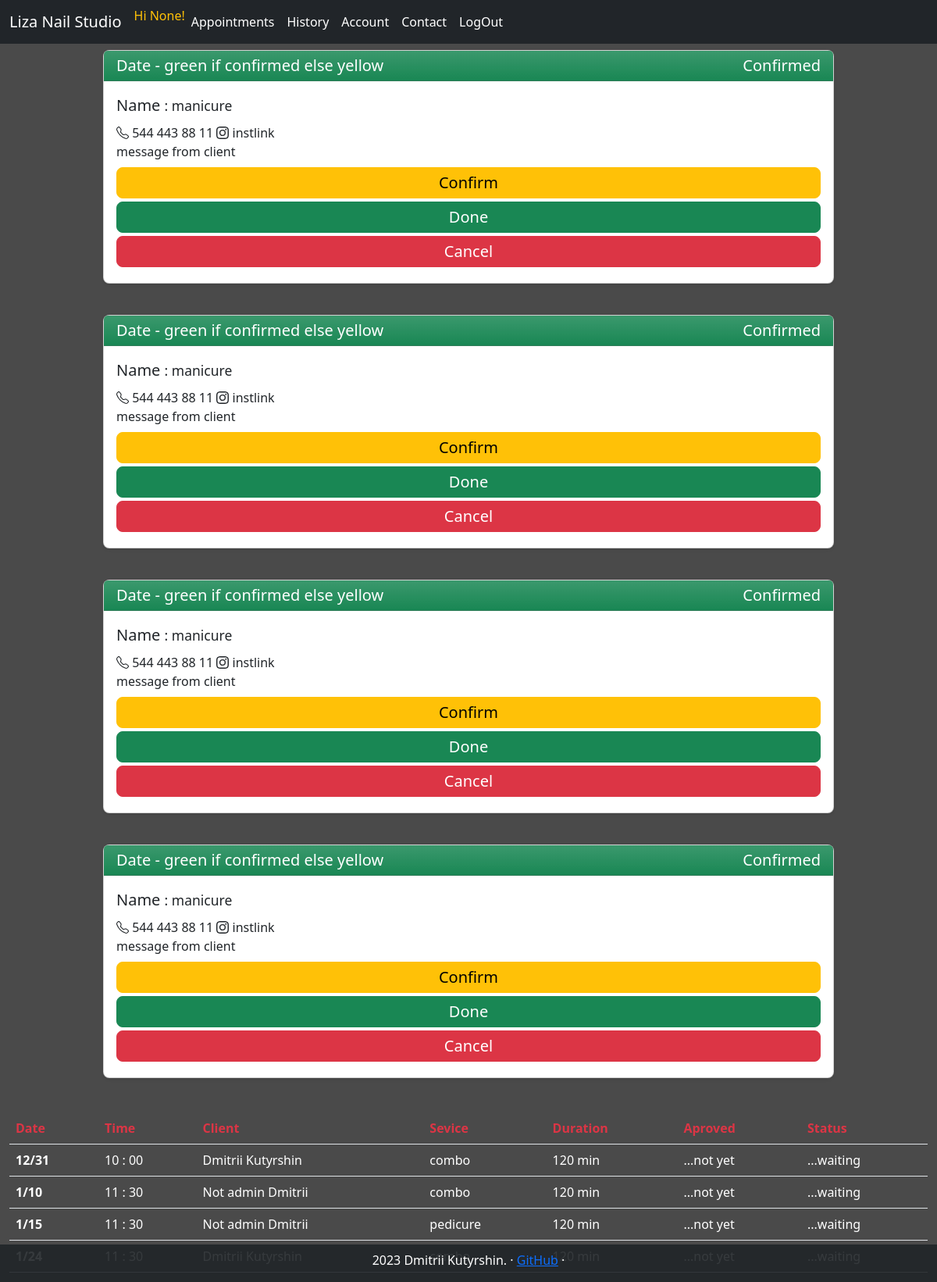
The page /all_appointments/ (signed in) on the database its author committed.
### tables this page shows
CREATE TABLE users (id INTEGER PRIMARY KEY, is_admin INT, is_clerck INT ,  name TEXT, email TEXT, lang TEXT, instagram TEXT, tel TEXT, is_subscribed_promo INT, avatar TEXT);

### studio_app/webapp.py (the view)
@app.route("/all_appointments/", methods=["GET", "POST"])
@login_required
@admin_only
def _all_appointments():
    return all_appointments.all_appointments()

### studio_app/helpers.py (called while the page is built)
def admin_only(f):
    @wraps(f)
    def decorated_function(*args, **kwargs):
        if session.get("is_admin")==0:
            return redirect("/")
        return f(*args, **kwargs)
    return decorated_function

def login_required(f):
    @wraps(f)
    def decorated_function(*args, **kwargs):
        if session.get("user_id") is None:
            return redirect("/signin")
        return f(*args, **kwargs)
    return decorated_function

### studio_app/webapp.py (called while the page is built)
@app.context_processor
def inject_navbar_items():
    return dict(navbar_menu=navbar_items)

@app.context_processor
def inject_navbar_items_not_loged_in():
    return dict(navbar_menu_not_loged_in=navbar_items_not_loged_in)

@app.context_processor
def inject_navbar_items_admin():
    return dict(navbar_items_admin=navbar_items_admin)

### studio_app/templates/all_appointments.html (shortened to what this page needs)
{% extends "layout.html" %}
{% block content %}
{% for appointment in user_appoint %}
<div class="container py-2 bg-transparent">
<div class="card mb-4 rounded-3 shadow-sm">
    <div class="card-header py-1 bg-success bg-gradient" >
      <div class="fs-5 fw-normal row"><div class="col">Date - green if confirmed else yellow</div><div class="col text-end">Confirmed</div></div>
    </div>
    <div class="card-body">
      <div class="card-title pricing-card-title text-dark fs-5 fw-normal ">Name <small class="text-dark fw-light">: manicure</small></div>
      <div class="text-dark fw-normal">
        <span>
          544 443 88 11
        </span>
           instlink
              </div>
      <div class="mb-2 text-dark fw-normal">
        message from client
      </div>
      <button type="button" class="w-100 btn btn-lg btn-warning py-1 mb-1" data-toggle="modal" data-target="#confirmModal" data-booking_id="123" data-id="123" data-date="{{get_this_date}}" data-service="{{service}}" data-client="{{client}}">Confirm</button>
      <button type="button" class="w-100 btn btn-lg btn-success py-1 mb-1" data-toggle="modal" data-target="#doneModal" data-booking_id="123" data-id="123" data-date="{{get_this_date}}" data-service="{{service}}" data-client="{{client}}">Done</button>
      <button type="button" class="w-100 btn btn-lg btn-danger py-1 mb-1" data-toggle="modal" data-target="#cancelModal" data-booking_id="123" data-id="123" data-date="{{get_this_date}}" data-service="{{service}}" data-client="{{client}}">Cancel</button>
    </div>
  </div>
</div>
{% endfor %}
<table class="table">
    <thead>
      <tr class="text-danger">
        <th scope="col">Date</th>
        <th scope="col">Time</th>
        <th scope="col">Client</th>
        <th scope="col">Sevice</th>
        <th scope="col">Duration</th>
        <th scope="col">Aproved</th>
        <th scope="col">Status</th>
      </tr>
    </thead>
    <tbody class="text-white">
        {% for appointment in user_appoint %}
        <tr class="my-table-hover">
            <th scope="row">{{appointment[9]}}/{{appointment[10]}}</th>
            <td>{{appointment[11]}} :
                {% if appointment[12] == 0 %}
                00
                {% else %}
                {{appointment[12]}}
                {% endif %}
            </td>
            <td>{{appointment[0]}}</td>
            <td>{{appointment[2]}}</td>
            <td>{{appointment[7]}} min</td>
            <td>
                {% if appointment[5] == 0 %}
                    ...not yet
                {% else %}
                    Aproved
                {% endif %}
            </td>
            <td>
                    {% if appointment[4] == 1 %}
                        Done
                    {% elif appointment[6] == 1 %}
                        Canceled
                    {% else %}
                        ...waiting
                    {% endif %}
            </td>
          </tr>
        {% endfor %}
    </tbody>
  </table>
{% endblock %}

### studio_app/static/css/style.css (style rules this page uses)
body { font-weight: 100; color: rgba(255, 255, 255, 1); background: #4A4A4A; }
.table { width: 98%; margin: 1%; }

### studio_app/templates/layout.html (style rules this page uses)
.bi { vertical-align: -.125em; fill: currentColor; }

### studio_app/templates/all_appointments.html (style rules this page uses)
.container { max-width: 960px; }

### rows shown on the page
users: name "Dmitrii Kutyrshin"
users: name "Not admin Dmitrii" "Not admin Dmitrii"

### other values the page prints
{{ session.get("instagram") }} "None"
{{ navbar_item }} "Appointments" "History" "Account" "Contact" "LogOut"
{{ appointment[9] }} "12" "1" "1"
{{ appointment[10] }} "31" "10" "15"
{{ appointment[11] }} "10" "11" "11"
{{ appointment[2] }} "combo" "combo" "pedicure"
{{ appointment[7] }} "120" "120" "120"
{{ appointment[12] }} "30" "30"
